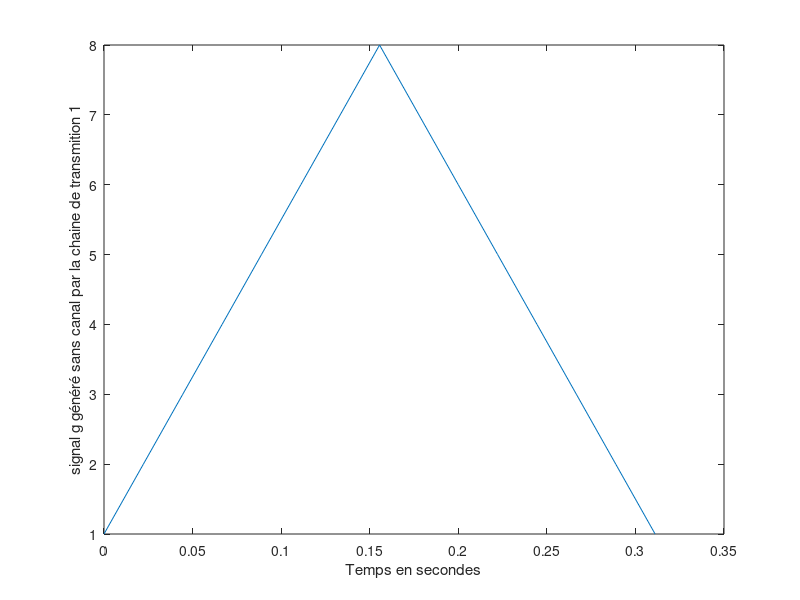
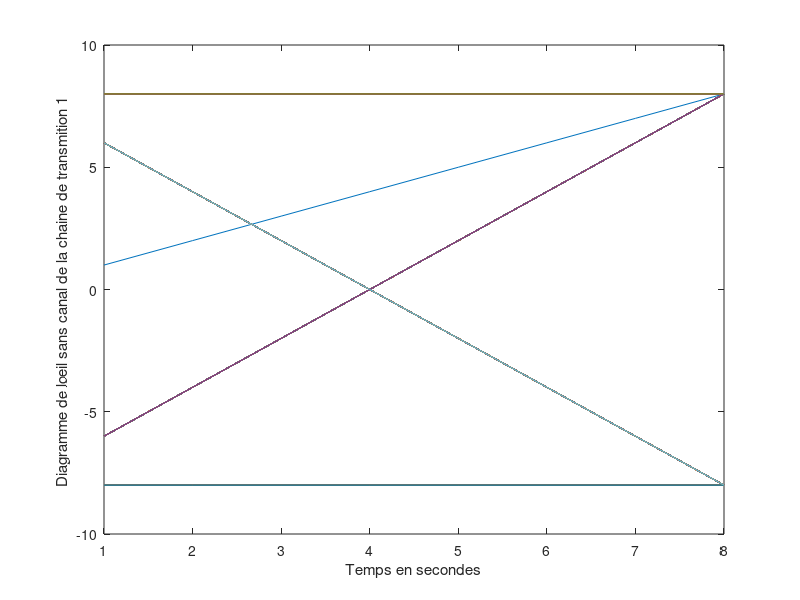
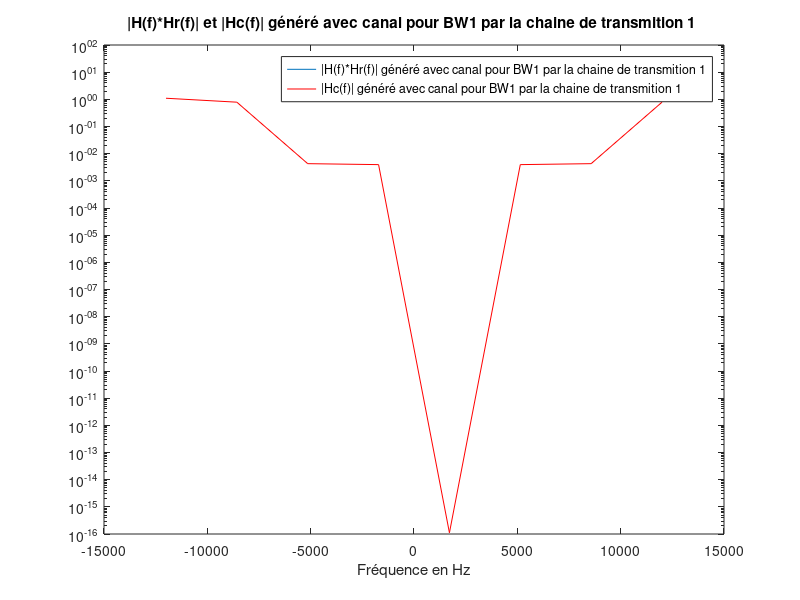
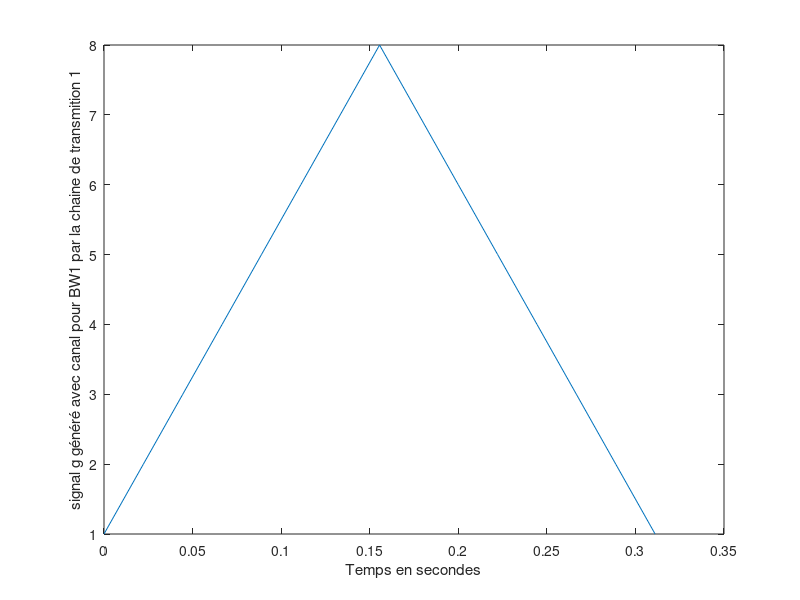

The MATLAB script that drew these images, in order: (Note: this script raises an error after producing the figures.)
%%%%%%%%%%%%%%%%%%%%%%%%%%%%%%%%%%%%%%%%%%%%%%%%%%%%%%%%%%%%%%%%

%Parametres du chaine de transmition 1
close all;
Fe = 24000; %Fréquence d'échantillonage
Te = 1/Fe; %Période d'échantillonage
Rb = 3000; %Débit du signal
M = 2;     %Nombre de symbole
Tb = 1 / Rb;
Rs = Rb / log2(M);
Ns = Fe/Rs; %Nombre de points pour représenter un bit
Ts = Ns*Te; %Période du signal
Fs = 1/Ts; %Fréquence des bits du signal
N_bits = 1000;
Bits = randi([0,1],N_bits,1);
symbol = 2*Bits-1;

dirac=zeros(Ns*N_bits,1);
dirac(1:Ns:end,1) = symbol;

h=ones(1,Ns);

x=filter(h,1,dirac);


Duree = length(Bits)/Rs; %Duree en secondes du signal
Ne = Ns*length(Bits); %Nombre de points échantillonés
Temps = 0:Duree/(Ne):Duree-1/Ne; %Echelle temporelle en secondes

%Sans canal de propagation 

hc = 0*h;
hc(1) = 1;
g = conv(h,h);
N = length(g);
figure;
plot(0:Duree/N:Duree-Duree/N,g);
xlabel('Temps en secondes');
ylabel('signal g généré sans canal par la chaine de transmition 1');


z = filter(h,1,x);


figure;
plot(reshape(z,Ns,length(z)/Ns));
xlabel('Temps en secondes');
ylabel('Diagramme de loeil sans canal de la chaine de transmition 1 ');

n0 = 3;
z_hantillonne = z(n0:Ns:end);
symboles = sign(z_hantillonne);
symboles = (symboles+1)/2;
Teb = 0;
for k = 1:N_bits
    if symboles(k) == Bits(k)
        Teb =Teb +1;
    end
end
Teb = Teb/N_bits;
Teb1_s = 1-Teb;

%Avec canal de propagation 

% BW1 = 4000
fc = 4000;
hc = (2*fc/Fe)*sinc(2*fc*[-(Ns-1)*Te/2 :Te: (Ns-1)*Te/2]);
g = conv(h,h);
periodogramme_modulation_frequence_1 = abs(fft(h,length(h)).^2);
figure;
semilogy(linspace(-Fe/2,Fe/2,length(periodogramme_modulation_frequence_1)),periodogramme_modulation_frequence_1);
xlabel("Fréquence en Hz");

hold on;

f= linspace(-Fe/2,Fe/2,length(periodogramme_modulation_frequence_1));
Sx_theorique_1 = abs(fft(hc));
semilogy(f,Sx_theorique_1,'r');
legend('|H(f)*Hr(f)| généré avec canal pour BW1 par la chaine de transmition 1 ','|Hc(f)| généré avec canal pour BW1 par la chaine de transmition 1 ');
title('|H(f)*Hr(f)| et |Hc(f)| généré avec canal pour BW1 par la chaine de transmition 1 ');

N = length(g);
figure;
plot(0:Duree/(N):Duree-Duree/N,g);
xlabel('Temps en secondes');
ylabel('signal g généré avec canal pour BW1 par la chaine de transmition 1');
x = filter(hc,1,x);
z = filter(h,1,x);
figure;
plot(reshape(z,Ns,length(z)/Ns));
xlabel('Temps en secondes');
ylabel('Diagramme de loeil avec canal pour BW1 de la chaine de transmition 1 ');

n0 = 3;
z_hantillonne = z(n0:Ns:end);
symboles = sign(z_hantillonne);
symboles = (symboles+1)/2;
Teb = 0;
for k = 1:N_bits
    if symboles(k) == Bits(k)
        Teb =Teb +1;
    end
end
Teb = Teb/N_bits;
Teb1_a1 = 1-Teb;

%BW2 = 1000

fc = 1000;
hc = (2*fc/Fe)*sinc(2*fc*[-(Ns-1)*Te/2 :Te: (Ns-1)*Te/2]);
g = conv(h,h);
periodogramme_modulation_frequence_1 = abs(fft(h,length(h)).^2);
figure;
semilogy(linspace(-Fe/2,Fe/2,length(periodogramme_modulation_frequence_1)),periodogramme_modulation_frequence_1);
xlabel("Fréquence en Hz");

hold on;

f= linspace(-Fe/2,Fe/2,length(periodogramme_modulation_frequence_1));
Sx_theorique_1 = abs(fft(hc));
semilogy(f,Sx_theorique_1,'r');
legend('|H(f)*Hr(f)| généré avec canal pour BW2 par la chaine de transmition 1 ','|Hc(f)| généré avec canal pour BW2 par la chaine de transmition 1 ');
title('|H(f)*Hr(f)| et |Hc(f)| généré avec canal pour BW2 par la chaine de transmition 1 ');

N = length(g);
figure;
plot(0:Duree/(N):Duree-Duree/N,g);
xlabel('Temps en secondes');
ylabel('signal g généré avec canal pour BW2 par la chaine de transmition 1');

x = [x;zeros(Ns/2,1)];
x = filter(hc,1,x);
x = x(Ns/2+1:end);

z = filter(h,1,x);
figure;
plot(reshape(z,Ns,length(z)/Ns));
xlabel('Temps en secondes');
ylabel('Diagramme de loeil avec canal pour BW2 de la chaine de transmition 1 ');

n0 = 3;
z_hantillonne = z(n0:Ns:end);
symboles = sign(z_hantillonne);
symboles = (symboles+1)/2;
Teb = 0;
for k = 1:N_bits
    if symboles(k) == Bits(k)
        Teb =Teb +1;
    end
end
Teb = Teb/N_bits;
Teb1_a2 = 1-Teb;

%%%%%%%%%%%%%%%%%%%%%%%%%%%%%%%%%%%%%%%%%%%%%%%%%%%%%%%%%

%Parametres de la chaine de transmition 2
Fe = 24000; %Fréquence d'échantillonage
Te = 1/Fe; %Période d'échantillonage
Rb = 3000; %Débit du signal
Tb = 1 / Rb;
M = 2;     %Nombre de symbole
Tb = 1 / Rb;
Rs = Rb / log2(M);
Ns = Fe/Rs; %Nombre de points pour représenter un bit
Ts = Ns*Te; %Période du signal
Fs = 1/Ts; %Fréquence des bits du signal
N_bits = 1000;
Bits = randi([0,1],N_bits,1);
symbol = 2*Bits-1;

dirac=zeros(Ns*N_bits,1);
dirac(1:Ns:end,1) = symbol;
h=rcosdesign(0.5,1,Ns); 

x=filter(h,1,dirac);
Duree = length(Bits)/Rs; %Duree en secondes du signal
Ne = Ns*length(Bits); %Nombre de points échantillonés
Temps = 0:Duree/(Ne):Duree-1/Ne; %Echelle temporelle en secondes

%Sans canal de propagation 

hc = 0*h;
hc(1) = 1;
g = conv(h,h);
N = length(g);
figure;
plot(0:Duree/(N):Duree-Duree/N,g);
xlabel('Temps en secondes');
ylabel('signal g généré sans canal par la chaine de transmition 2');
z = filter(h,1,x);
figure;
plot(reshape(z,Ns,length(z)/Ns));
xlabel('Temps en secondes');
ylabel('Diagramme de loeil sans canal de la chaine de transmition 2 ');

n0 = 6;
z_hantillonne = z(n0:Ns:end);
symboles = sign(z_hantillonne);
symboles = (symboles+1)/2;
Teb = 0;
for k = 1:N_bits
    if symboles(k) == Bits(k)
        Teb =Teb +1;
    end
end
Teb = Teb/N_bits;
Teb2_s = 1-Teb;
%Avec canal de propagation 

% BW1 = 4000
fc = 4000;
hc = (2*fc/Fe)*sinc(2*fc*[-(Ns-1)*Te/2 :Te: (Ns-1)*Te/2]);
g = conv(h,h);
periodogramme_modulation_frequence_1 = abs(fft(h,length(h)).^2);
figure;
semilogy(linspace(-Fe/2,Fe/2,length(periodogramme_modulation_frequence_1)),periodogramme_modulation_frequence_1);
xlabel("Fréquence en Hz");

hold on;

f= linspace(-Fe/2,Fe/2,length(periodogramme_modulation_frequence_1)-1);
Sx_theorique_1 = abs(fft(hc));
semilogy(f,Sx_theorique_1,'r');
legend('|H(f)*Hr(f)| généré avec canal pour BW1 par la chaine de transmition 2 ','|Hc(f)| généré avec canal pour BW1 par la chaine de transmition 2 ');
title('|H(f)*Hr(f)| et |Hc(f)| généré avec canal pour BW1 par la chaine de transmition 2 ');

N = length(g);
figure;
plot(0:Duree/(N):Duree-Duree/N,g);
xlabel('Temps en secondes');
ylabel('signal g généré avec canal pour BW1 par la chaine de transmition 2');

x = [x;zeros(Ns/2,1)];
x = filter(hc,1,x);
x = x(Ns/2+1:end);

z = filter(h,1,x);

figure;
plot(reshape(z,Ns,length(z)/Ns));
xlabel('Temps en secondes');
ylabel('Diagramme de loeil avec canal pour BW1 de la chaine de transmition 2 ');

n0 = 6;
z_hantillonne = z(n0:Ns:end);
symboles = sign(z_hantillonne);
symboles = (symboles+1)/2;
Teb = 0;
for k = 1:N_bits
    if symboles(k) == Bits(k)
        Teb =Teb +1;
    end
end
Teb = Teb/N_bits;
Teb2_a1 = 1- Teb;

%BW2 = 1000

fc = 1000;
hc = (2*fc/Fe)*sinc(2*fc*[-(Ns-1)*Te/2 :Te: (Ns-1)*Te/2]);
g = conv(h,h);
periodogramme_modulation_frequence_1 = abs(fft(h,length(h)).^2);
figure;
semilogy(linspace(-Fe/2,Fe/2,length(periodogramme_modulation_frequence_1)),periodogramme_modulation_frequence_1);
xlabel("Fréquence en Hz");

hold on;

f= linspace(-Fe/2,Fe/2,length(periodogramme_modulation_frequence_1)-1);
Sx_theorique_1 = abs(fft(hc));
semilogy(f,Sx_theorique_1,'r');
legend('|H(f)*Hr(f)| généré avec canal pour BW1 par la chaine de transmition 2 ','|Hc(f)| généré avec canal pour BW2 par la chaine de transmition 2 ');
title('|H(f)*Hr(f)| et |Hc(f)| généré avec canal pour BW2 par la chaine de transmition 2 ');

N = length(g);
figure;
plot(0:Duree/(N):Duree-Duree/N,g);
xlabel('Temps en secondes');
ylabel('signal g généré avec canal pour BW2 par la chaine de transmition 2');

x = [x;zeros(Ns/2,1)];
x = filter(hc,1,x);
x = x(Ns/2+1:end);

z = filter(h,1,x);

figure;
plot(reshape(z,Ns,length(z)/Ns));
xlabel('Temps en secondes');
ylabel('Diagramme de loeil avec canal pour BW2 de la chaine de transmition 2 ');

n0 = 6;
z_hantillonne = z(n0:Ns:end);
symboles = sign(z_hantillonne);
Teb = 0;
for k = 1:N_bits
    if symboles(k) == Bits(k)
        Teb =Teb +1;
    end
end
Teb = Teb/N_bits;
Teb2_a2 = 1-Teb;
%%%%%%%%%%%%%%%%%%%%%%%%%%%%%%%%%%%%%%%%%%%%%%%%%%%%%%%%%%%%%%%%%%%%%%%%%%%%%%
